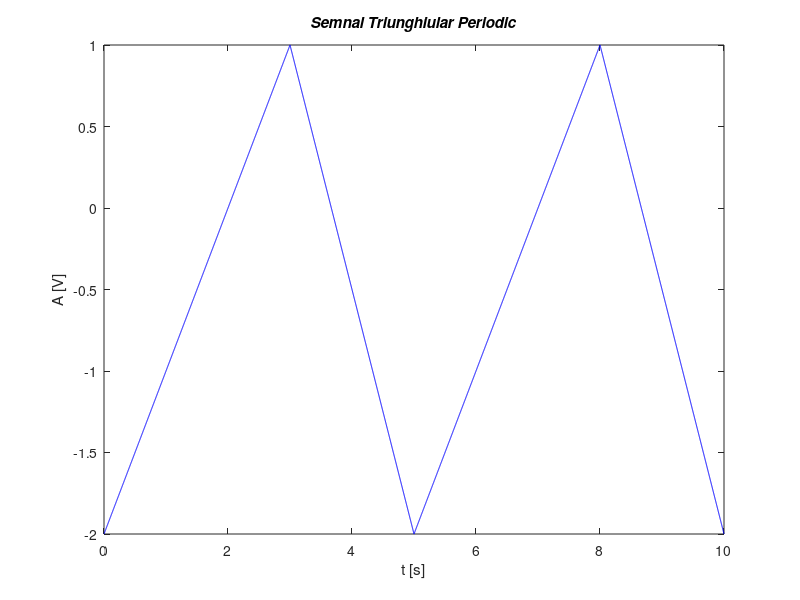
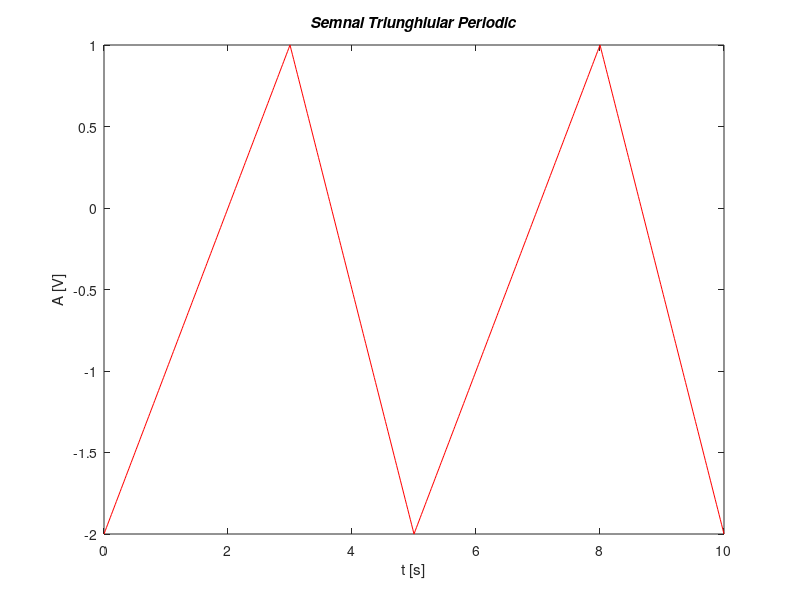
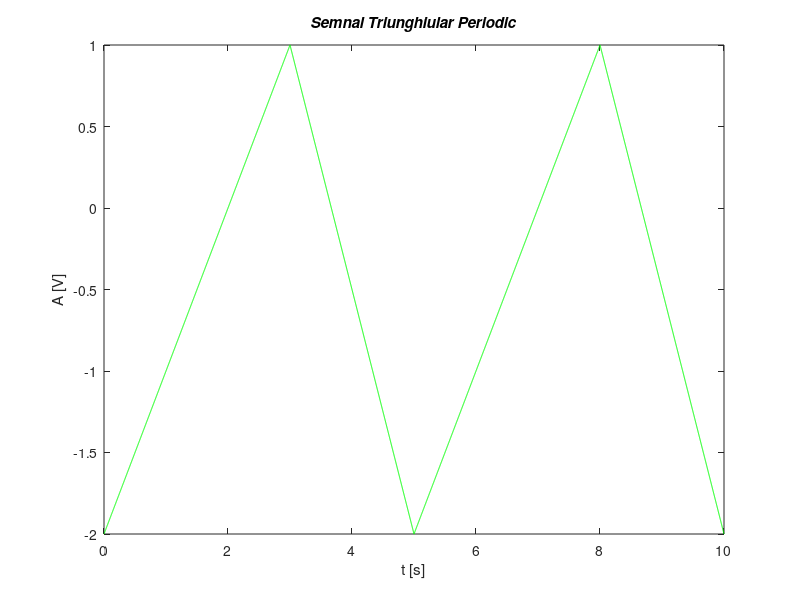

Write MATLAB code to recreate these figures, in order.
%Se va genera un semnal
%cu rezolutie temporara de 2ms, 20ms 200ms pentru un semnal continuu de tipul:  


%Semnal triunghiular periodic cu rezolutia temporala de 2ms

T=5;
f=1/T;
t=0:0.002:10; 
panta=3/5;
w=2*pi*f;
x=1.5*sawtooth(w*t, panta) - 0.5;
figure(1)
plot(t,x,'b')
title('Semnal Triunghiular Periodic','FontAngle','italic')
xlabel('t [s]')
ylabel('A [V]')
hold on


%Semnal triunghiular periodic cu rezolutia temporala de 20ms

T=5;
f=1/T;
t=0:0.02:10; 
panta=3/5;
w=2*pi*f;
x=1.5*sawtooth(w*t, panta) - 0.5;
figure(2)
plot(t,x,'r')
title('Semnal Triunghiular Periodic','FontAngle','italic')
xlabel('t [s]')
ylabel('A [V]')
hold on


%Semnal triunghiular periodic cu rezolutia temporala de 200ms

T=5;
f=1/T;
t=0:0.002:10; 
panta=3/5;
w=2*pi*f;
x=1.5*sawtooth(w*t, panta) - 0.5;
figure(3)
plot(t,x,'g')
title('Semnal Triunghiular Periodic','FontAngle','italic')
xlabel('t [s]')
ylabel('A [V]')
hold on
